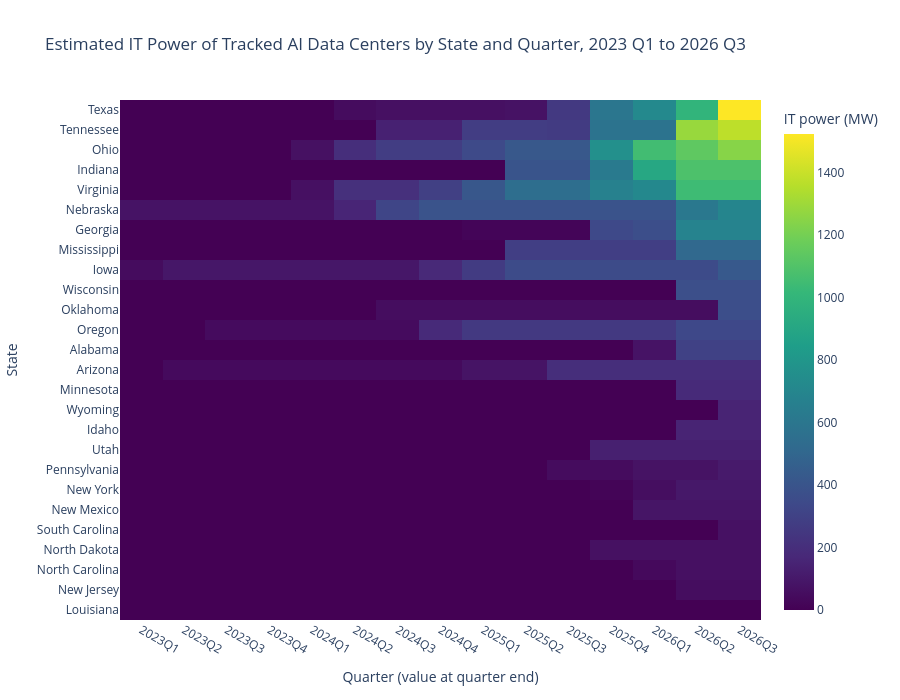

This figure's notebook cell:
### Markdown cell above
**What does Figure 1 show? Describe a pattern and record at least one value with its place, time, and units or count.**

Your answer:

The map shows that the tracked capacity is concentrated in a few states. Texas has the most, with 1,524 MW on September 30, 2026, followed by Tennessee (1,373 MW), Ohio (1,244 MW), Indiana (1,088 MW), and Virginia (1,044 MW). Those five states hold 55.4% of the 11,322 MW on the map.

The brightest states run from Texas up through Tennessee, Indiana, and Ohio to Virginia. Twenty-five of the 26 states with a tracked site show power above 0 MW. Louisiana has one tracked site, which is still at 0 MW. States with no color have no tracked site matched to them. That is not the same as having no data centers.

### Code cell
# Create Figure 2 using a different chart type to answer the same research question.
# Label any aggregation or transformation.
heatmap_grid = state_quarter_df.pivot(index="state_name", columns="quarter", values="it_power_mw")
heatmap_grid = heatmap_grid.reindex(sorted(heatmap_grid.columns), axis=1)

# Order the rows from the largest to the smallest state in the latest quarter.
heatmap_grid = heatmap_grid.loc[heatmap_grid["2026Q3"].sort_values(ascending=False).index]

fig = px.imshow(
    heatmap_grid,
    aspect="auto",
    color_continuous_scale="Viridis",
    zmin=0,
    zmax=power_max,
    labels={"x": "Quarter (value at quarter end)", "y": "State", "color": "IT power (MW)"},
    title="Estimated IT Power of Tracked AI Data Centers by State and Quarter, 2023 Q1 to 2026 Q3"
)
fig.update_layout(height=700)
fig.show()

### Figure 1 — Plotly figure (JSON) as saved in the notebook; plotly's stock layout.template omitted (floating-point values rounded to 4 significant figures; data arrays with more than 128 entries replaced by an {"elided": "..."} marker saying what was removed)
{"data": [{"coloraxis": "coloraxis", "hovertemplate": "Quarter (value at quarter end): %{x}<br>State: %{y}<br>IT power (MW): %{z}<extra></extra>", "name": "0", "type": "heatmap", "x": ["2023Q1", "2023Q2", "2023Q3", "2023Q4", "2024Q1", "2024Q2", "2024Q3", "2024Q4", "2025Q1", "2025Q2", "2025Q3", "2025Q4", "2026Q1", "2026Q2", "2026Q3"], "xaxis": "x", "y": ["Texas", "Tennessee", "Ohio", "Indiana", "Virginia", "Nebraska", "Georgia", "Mississippi", "Iowa", "Wisconsin", "Oklahoma", "Oregon", "Alabama", "Arizona", "Minnesota", "Wyoming", "Idaho", "Utah", "Pennsylvania", "New York", "New Mexico", "South Carolina", "North Dakota", "North Carolina", "New Jersey", "Louisiana"], "yaxis": "y", "z": {"elided": "26x15 float values"}}], "layout": {"coloraxis": {"autocolorscale": false, "cmax": 1524.0, "cmin": 0, "colorbar": {"title": {"text": "IT power (MW)"}}, "colorscale": [[0.0, "#440154"], [0.1111, "#482878"], [0.2222, "#3e4989"], [0.3333, "#31688e"], [0.4444, "#26828e"], [0.5556, "#1f9e89"], [0.6667, "#35b779"], [0.7778, "#6ece58"], [0.8889, "#b5de2b"], [1.0, "#fde725"]]}, "height": 700, "title": {"text": "Estimated IT Power of Tracked AI Data Centers by State and Quarter, 2023 Q1 to 2026 Q3"}, "xaxis": {"anchor": "y", "domain": [0.0, 1.0], "title": {"text": "Quarter (value at quarter end)"}}, "yaxis": {"anchor": "x", "autorange": "reversed", "domain": [0.0, 1.0], "title": {"text": "State"}}}}
